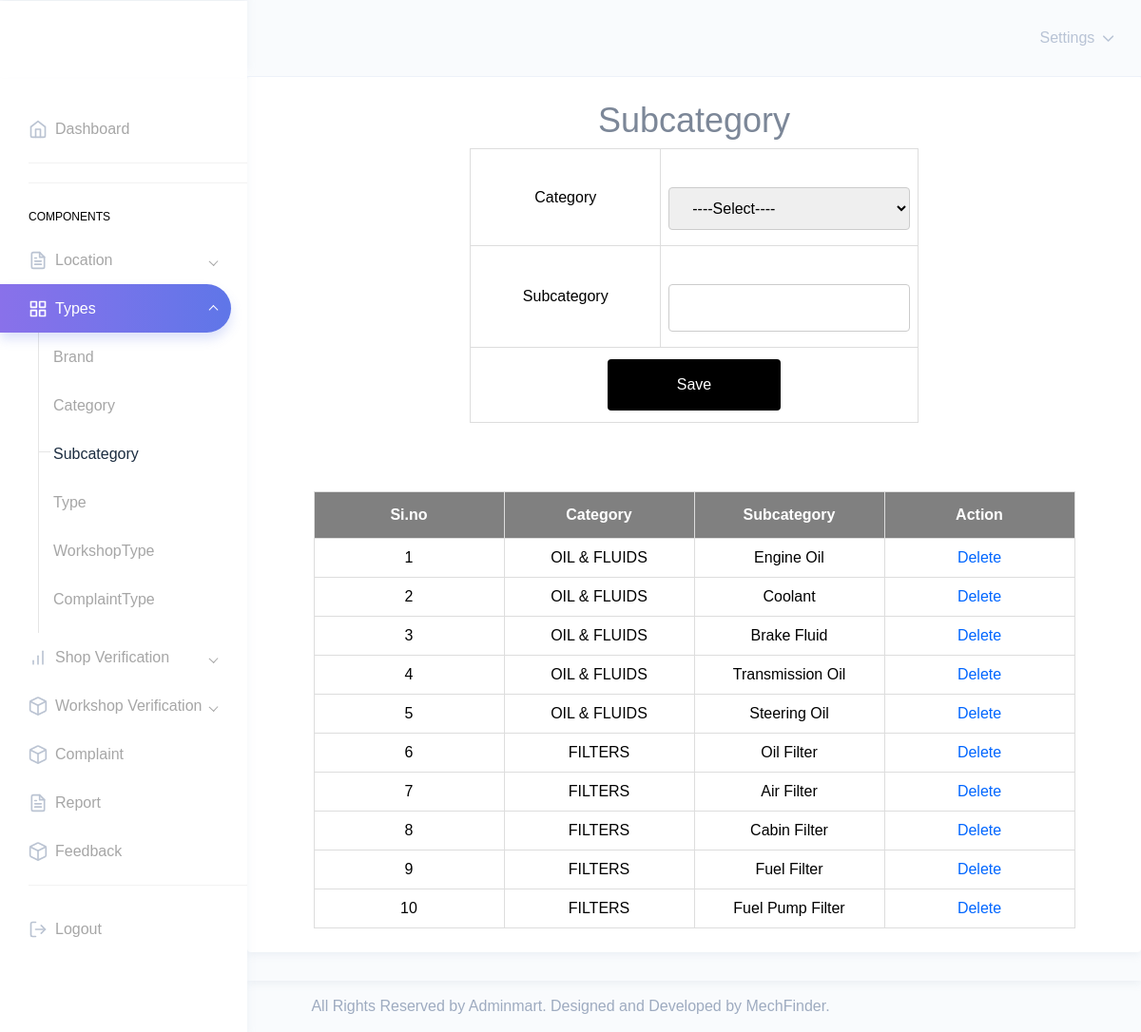
The page /Admin/Subcategory.php on the database its author committed.
### tables this page shows
CREATE TABLE `tbl_subcategory` (
  `subcategory_id` int(11) NOT NULL,
  `subcategory_name` varchar(50) NOT NULL,
  `category_id` int(11) NOT NULL
);

CREATE TABLE `tbl_category` (
  `category_id` int(11) NOT NULL,
  `category_name` varchar(50) NOT NULL
);

### Admin/Subcategory.php (the view, shortened to what this page needs)
<?php
include("../Assets/Connection/Connection.php");
include("Head.php");
			        ?>
<!DOCTYPE html PUBLIC "-//W3C//DTD XHTML 1.0 Transitional//EN" "http://www.w3.org/TR/xhtml1/DTD/xhtml1-transitional.dtd">
<html xmlns="http://www.w3.org/1999/xhtml">
<head>
</head>
<body>
<h1 align="center">Subcategory</h1>
<div id="tab" align="center">
<form id="form1" name="form1" method="post" action="">
  <table  border="1" align="center" cellpadding="5">
    <tr align="center">
      <td>Category</td>
      <td><label for="selcategory"></label>
        <select name="selcategory" id="selcategory">
        <option>----Select----</option>
      </select></td>
    </tr>
    <tr align="center">
      <td>Subcategory</td>
      <td><label for="txtsubcategory"></label>
      <input type="text" name="txtsubcategory" id="txtsubcategory" required autocomplete="off"/></td>
    </tr>
    <tr align="center">
      <td colspan="2"><div align="center">
        <input type="submit" name="btnsave" id="btnsave" value="Save" />
      </div></td>
    </tr>
  </table>
  </form>
 <br /> <br /> <br />
   <table border="1" align="center" cellpadding="10">
    <tr align="center">
      <th>Si.no</th>
      <th>Category</th>
      <th>Subcategory</th>
      <th colspan="2"><div align="center">Action</div></th>
    </tr>
<?php
$i=0;
$selqry = "select * from tbl_subcategory s inner join tbl_category c on s.category_id=c.category_id";
$result=$conn->query($selqry);
while($row = $result->fetch_assoc())
{
	$i++;
?>
		<tr align="center">
        	<td>
            <?php echo $i;?>
            </td>
            <td>
            <?php echo $row["category_name"];?>
            </td>
             <td>
            <?php echo $row["subcategory_name"];?>
            </td>
       		<td align="center">
        <a href="Subcategory.php?m=<?php echo $row["subcategory_id"];?>">Delete</a></td></tr>
        <?php
}
?>
  </table>
</body>
</div>
<?php
include("Foot.php");
?>
</html>

### Assets/Templates/form.css (style rules this page uses)
#tab { font-family: "Trebuchet MS", Arial, Helvetica, sans-serif; border-collapse: collapse; width: 100%; }
#tab td, #tab th { border: 1px solid #ddd; padding: 8px; color: black; text-align:center; min-width:200px; }
#tab a { color:#06F; }
#tab th { padding-top: 12px; padding-bottom: 12px; text-align:center; background-color: gray; color: white; alignment-adjust:central; }
input[type=text],[type=password],[type=email],[type=date], select { width: 100%; padding: 12px 20px; margin: 8px 0; display: inline-block; border: 1px solid #ccc; border-radius: 4px; box-sizing: border-box; }
input[type=submit] { width: 40%; background-color: black; color: white; padding: 15px; margin: 4px 0; border: none; border-radius: 4px; cursor: pointer; }

### rows shown on the page
tbl_subcategory: category.category_name "OIL & FLUIDS", subcategory_name "Engine Oil"
tbl_subcategory: category.category_name "OIL & FLUIDS", subcategory_name "Coolant"
tbl_subcategory: category.category_name "OIL & FLUIDS", subcategory_name "Brake Fluid"
tbl_subcategory: category.category_name "OIL & FLUIDS", subcategory_name "Transmission Oil"
tbl_subcategory: category.category_name "OIL & FLUIDS", subcategory_name "Steering Oil"
tbl_subcategory: category.category_name "FILTERS", subcategory_name "Oil Filter"
tbl_subcategory: category.category_name "FILTERS", subcategory_name "Air Filter"
tbl_subcategory: category.category_name "FILTERS", subcategory_name "Cabin Filter"
tbl_subcategory: category.category_name "FILTERS", subcategory_name "Fuel Filter"
tbl_subcategory: category.category_name "FILTERS", subcategory_name "Fuel Pump Filter"
